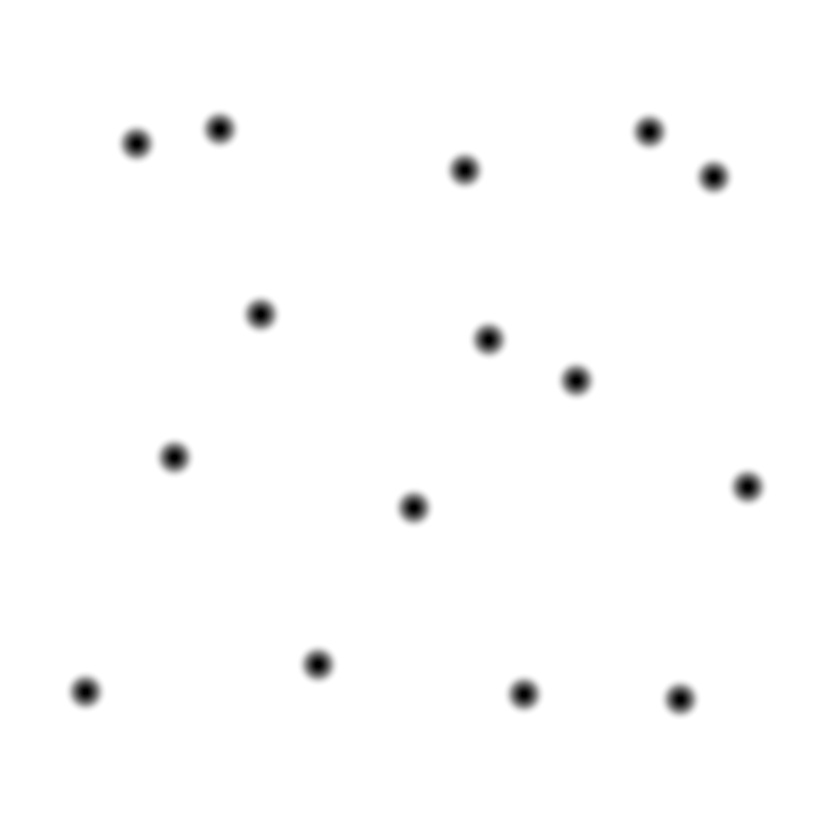
#> input picture 15.jpg, 840 x 840 px, shrunk from 2000 x 2000 before the run
$ python cpv.py --file 15.jpg
#> lines starting #> are read from the running program, lines starting #| are printed output that depends on the picture; after the words box and inside, x2 and y2 are one past the last pixel; in counts of white or black regions, pixels touching at a corner belong together
#> in count, image is the input picture: shape (840, 840, 3); min 0, max 255, mean 252.4
### smartcount.py
# smartcount.py
#
# Improved algorithm to count eggs
# Uses edge/shape detection to separate the image into single eggs
# and clumps of eggs. The single eggs are counted and the average
# size computed is used to estimate the number in the remaining clumps.
#
# Written by Scott Foster

import cv2 as cv
import numpy as np
import sys

# preprocess the image with otsu binarization and erosion/dilation
def preprocess(image):
    gray = cv.cvtColor(image, cv.COLOR_BGR2GRAY)
    _,otsu = cv.threshold(gray,0,255,cv.THRESH_BINARY+cv.THRESH_OTSU)
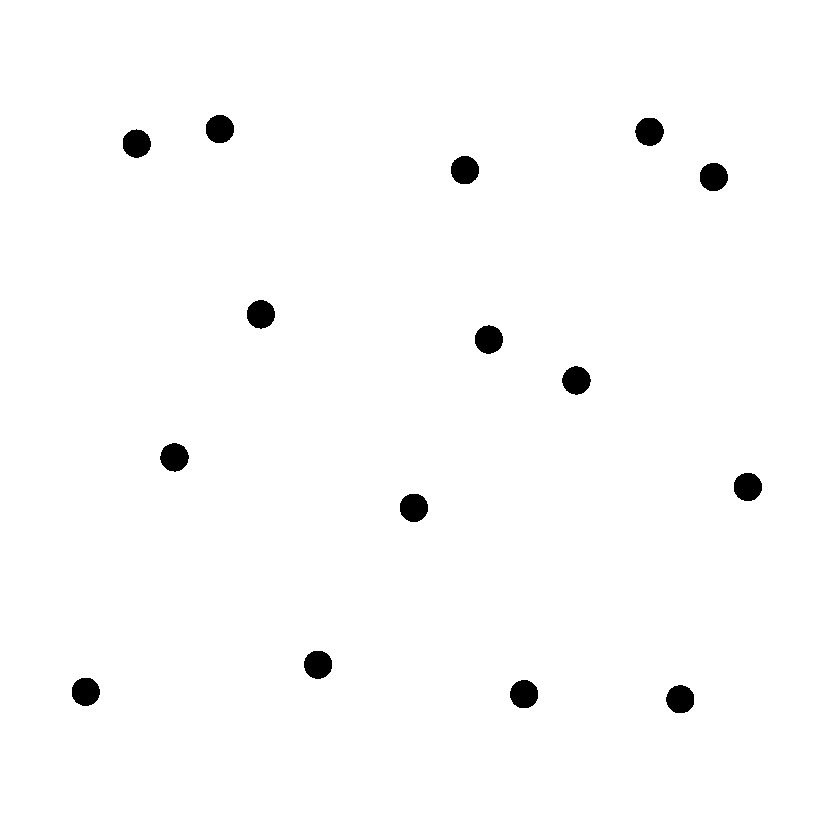
#> otsu: shape (840, 840); 98.7% white; 15 black regions, largest, box (x1, y1, x2, y2) and area: (635, 118, 664, 146) 631, (400, 494, 428, 522) 631, (206, 115, 234, 143) 630
    otsu = cv.bitwise_not(otsu)
    kernel = np.ones((2,2), np.uint8)
    dilated = cv.dilate(otsu, kernel, iterations=1)
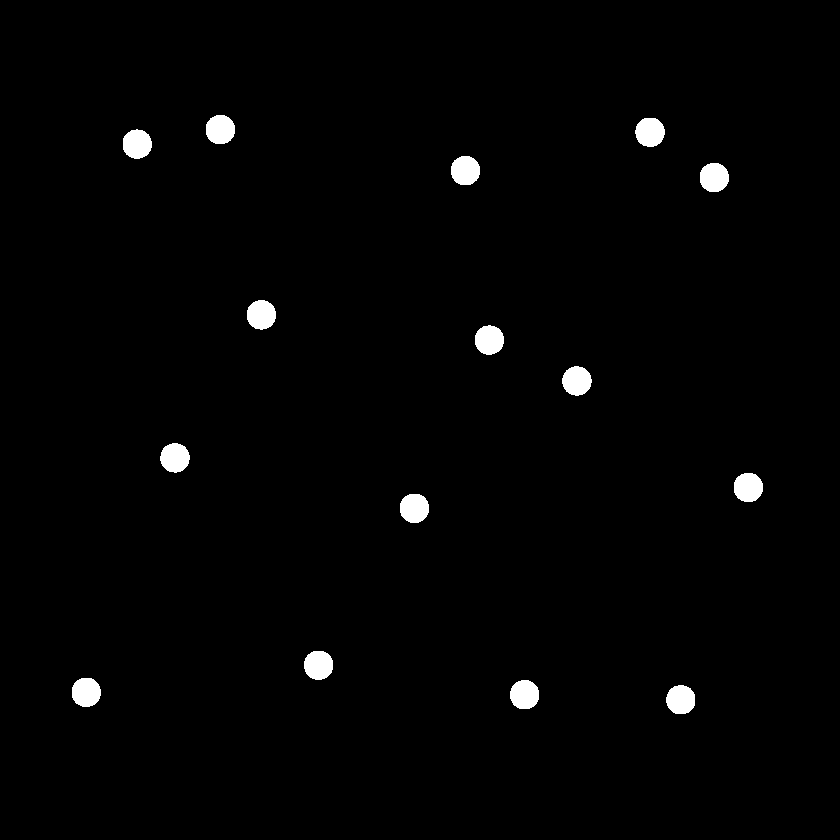
#> dilated: shape (840, 840); 1.5% white; 15 white regions, largest, box (x1, y1, x2, y2) and area: (635, 118, 665, 147) 689, (247, 300, 276, 330) 688, (160, 443, 190, 473) 688
    eroded = cv.erode(dilated, kernel, iterations=1)
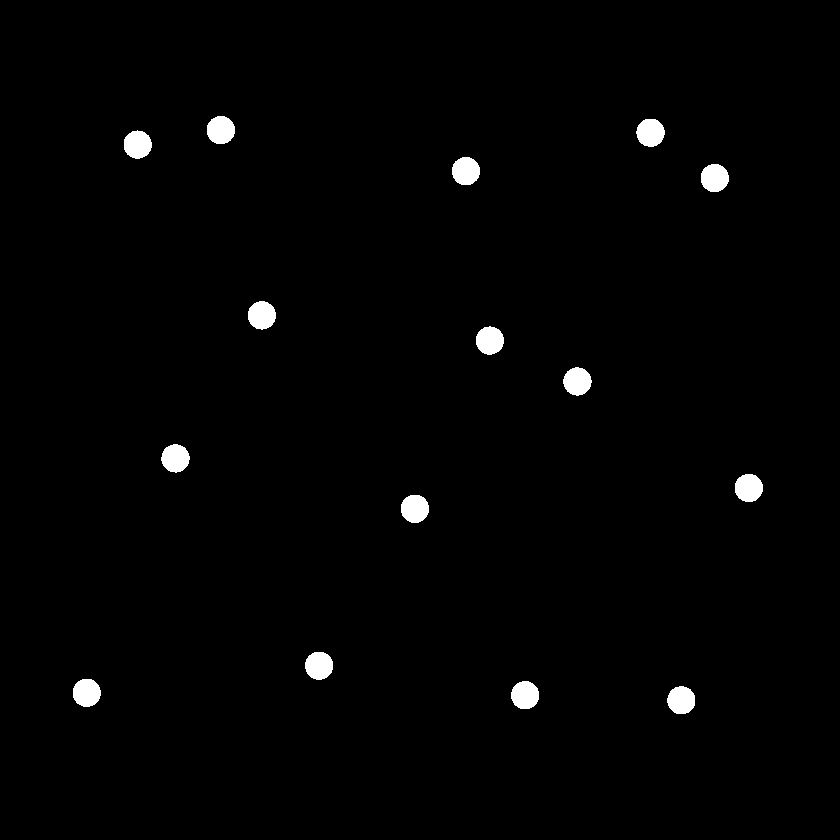
#> eroded: shape (840, 840); 1.3% white; 15 white regions
    return eroded

# implements the algorithm to count the eggs. image is an OpenCV Matrix
def count(path):
    # read image from path
    image = cv.imread(path)
    # find contours
    pp = preprocess(image)
    cont, _ = cv.findContours(pp, cv.RETR_TREE, cv.CHAIN_APPROX_NONE)
#> cont = 15 contours; largest, box (x1, y1, x2, y2) and area: (401, 495, 429, 523) 591, (636, 119, 665, 147) 591, (248, 301, 276, 330) 590, (207, 116, 235, 144) 590, (735, 474, 763, 502) 589
    fgsize = np.sum(pp == 255)
#> fgsize = 9419
    totalsize = np.sum(pp == 255) + np.sum(pp == 0)
#> totalsize = 705600

    # find upper and lower limit of egg size
    hulls = []
    for i, c in enumerate(cont):
        # find approx poly fits and sort out the ones
        # without concave corners (likely single eggs)
        approx = cv.approxPolyDP(c, 0.02 * cv.arcLength(c, True), True)
        if cv.isContourConvex(approx):
            hulls.append(cv.contourArea(c))
#> this loop made 15 passes
#> after the loop, hulls = [583, 587, 587, 587, 591, 589, 589, 586, 587, 590, 588, 587.5, 585.5, 591, 589.5]
    hulls.sort()
    median = hulls[int(len(hulls) / 1.8)]
#> median = 588
    lower = median * 0.5
#> lower = 294
    upper = median * 1.5
#> upper = 882

    # draw all contours larger than upper bound on the mask
    mask = np.zeros(image.shape[:2], dtype=image.dtype)
    for c in cont:
        if cv.contourArea(c) > upper:
            x, y, w, h = cv.boundingRect(c)
            cv.drawContours(mask, [c], 0, (255), -1)
#> mask: shape (840, 840); every value is 0

    # apply the mask to the original image
    clumps = cv.bitwise_and(pp,pp, mask= mask)
    totalclumpsize = np.sum(clumps == 255)
#> totalclumpsize = 0
    singles = cv.subtract(pp, clumps)

    # get contours of clumps/small
    clumpcont, _ = cv.findContours(clumps, cv.RETR_TREE, cv.CHAIN_APPROX_NONE)
#> clumpcont = []
    singlescont, _ = cv.findContours(singles, cv.RETR_TREE, cv.CHAIN_APPROX_NONE)
#> singlescont has the same summary as cont

    # compute average size of single eggs
    avg = 0
    sclen = 0
    for sc in singlescont:
        if cv.contourArea(sc) > lower:
            sclen += 1
            avg += cv.contourArea(sc)
#> this loop made 15 passes
#> avg on passes 1 to 12: 583, 1170, 1757, 2344, 2935, 3524, 4113, 4699, 5286, 5876, 6464, 7051.5
#> after the loop, avg = 8817.5; sclen = 15
    if sclen > 0:
        avg = avg / sclen
#> avg = 587.8

    # count is the number of singles + estimated count of clumps
    count = sclen + round(totalclumpsize / avg, 0)
#> count = 15
    return int(count)

# [3 lines that do not run on import are left out]

### observer.py
import sys
import os
import time
import datetime
from watchdog.observers import Observer
from watchdog.events import PatternMatchingEventHandler
import smartcount

class backend(object):
    def __init__(self, value): self.value = value

bend = backend("default")

# default event handler, prints out the time of creation and the file
# [47 lines left out: functions on_created, start, not called in this run]

backend = ""

# [2 lines that do not run on import are left out]

### cpv.py
#! /usr/bin/env python

import argparse
import textwrap
# For relative imports to work in Python 3.6
# import os, sys; sys.path.append(os.path.dirname(os.path.realpath(__file__)))
import os
import sys
import subprocess

from observer import start
import smartcount

# default backend
backend = ""

# run on a single file
def run_on_file(backend, path):
    if backend == "smartcount":
        print(smartcount.count(path))

# run in the background, monitoring path for new files
def run_in_background(backend, path):
    if backend == "smartcount":
        print(f"Monitoring {path} for new files to analyze..")
        start(["*"], path, False)


def main():
    # print example usage
    examples = '''
example usage:
  # (run in the background monitoring data/
  #  directory relative to the current)
  python cpv.py -a smartcount -b ./data/

  # (run on a single file called eggs.png
  #  in the current directory)
  python cpv.py -a smartcount -f eggs.png
    '''

    # create parser
    parser = argparse.ArgumentParser(description='Count mosquito eggs in an image',
                                     formatter_class=argparse.RawTextHelpFormatter,
                                     epilog=examples)
    # add args
    parser.add_argument('-a',
                        '--backend',
                        metavar='NAME',
                        action='store',
                        type=str,
                        help=textwrap.dedent('''\
                        use a specific backend algorithm
                        available backends:
                         - smartcount
                        '''))
    parser.add_argument('-f',
                        '--file',
                        metavar='PATH',
                        action='store',
                        type=str,
                        help=textwrap.dedent('''\
                        run on a single file and print
                        the count
                        '''))
    parser.add_argument('-b',
                        '--background',
                        metavar='PATH',
                        action='store',
                        type=str,
                        help=textwrap.dedent('''\
                        run in the background, observe PATH
                        for new files and run on files
                        '''))

    args = parser.parse_args()
    if len(sys.argv) < 2:
        parser.print_help()
        sys.exit(0)


    # arg logic
    if args.backend:
        # set backend to specified
        backend = args.backend
    else: # default to smartcount backend
        backend = "smartcount"
    # check for valid backend
    if backend == "smartcount": # || backend == "modeldetect"
        if args.file:
            if os.path.isfile(args.file):
                run_on_file(backend, args.file)
            else:
                print(f"Error: {args.file} does not exist or is a directory")

        if args.background:
            if os.path.isdir(args.background):
                run_in_background(backend, args.background)
            else:
                print(f"Error: {args.background} is not a directory")

    elif backend == "modeldetect":
        #TODO: integrate monica's object detection counting
        print("doesnt exist yet, whoops")
    else:
        print(f"Error: {backend} is not a valid backend")

if __name__ == "__main__":
    main()
